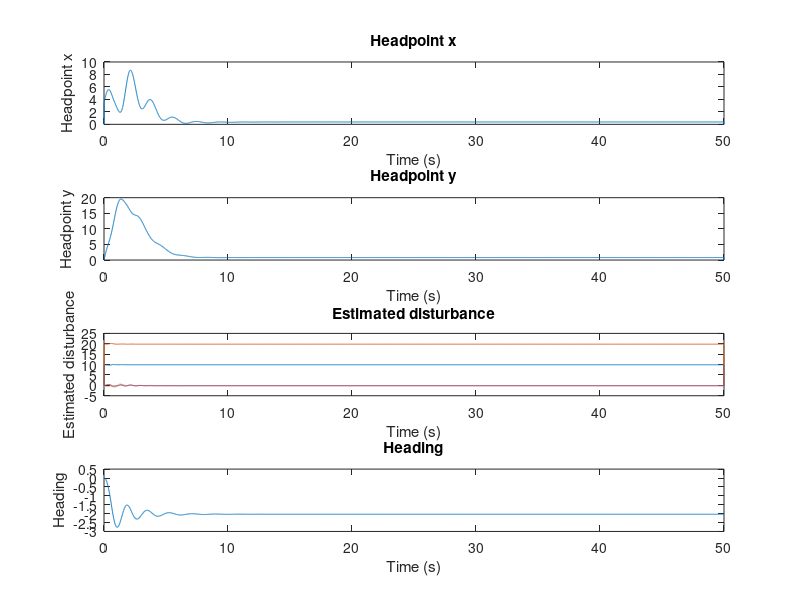

The MATLAB source for this figure:
clear 

%%%%%%%%%%%%%%%%%%%%%%%%%%%%% USV Model %%%%%%%%%%%%%%%%%%%%%%%%%%%%%%%%%%
m = 3980;
Iz = 19703;
Xu = -50;
Yv = -200;
Yr = 0;
Nv = 0;
Nr = -1281;
m11 = m;
m22 = m; 
m33 = Iz;
l = 3.5;

M = [m11, 0, 0; 0, m22, 0; 0, 0, m33];
D = [Xu, 0, 0; 0, Yv, Yr; 0, Nv, Nr];
M_inv = inv(M);
MD = M_inv*D;
%%%%%%%%%%%%%%%%%%%%%%%%%%%%%%%%%%%%%%%%%%%%%%%%%%%%%%%%%%%%%%%%%%%%%%%%%%
%%%%%%%%%%%%%%%%%%%%%%%%%%% State estimate %%%%%%%%%%%%%%%%%%%%%%%%%%%%%%%
A_estim = [0, 0, 1, 0;
     0, 0, 0, 1;
     0, 0, 0, 0;
     0, 0, 0, 0];

B_estim = [0, 0;
     0, 0;
     1, 0;
     0, 1];

Bum_estim = [1, 0;
     0, 1;
     0, 0;
     0, 0];

L = diag([1, 1, 1, 1]);

% Define the state weighting matrix Q and control weighting matrix R
Q = diag([1, 1, 1, 1]); % Adjust the values based on your requirements
R = diag([1, 1]);          % Adjust the values based on your requirements

% Calculate the LQR gain K
% [K, S, e] = lqr(A_estim, B_estim, Q, R);
K = [1, 0, 1.73, 0;0,1,0,1.73];
cutoff = 2;
%%%%%%%%%%%%%%%%%%%%%%%%%%%%%%%%%%%%%%%%%%%%%%%%%%%%%%%%%%%%%%%%%%%%%%%%%%

%%%%%%%%%%%%%%%%%%%%%%%%%%%%%%%%%%%%%%%%%%%%%%%%%%%%%%%%%%%%%%%%%%%%%%%%%%
% Simulation parameters
dt = 0.01; % Time step (seconds)
total_time = 50; % Total simulation time (seconds)
num_steps = total_time / dt; % Number of simulation steps

% Initialize state vectors
x = zeros(6, num_steps); % State vector [position; velocity]
u = zeros(2, num_steps);
matched_u = zeros(2, num_steps); % Control input vector
unmatched_u = zeros(2, num_steps);
statefeedback_u = zeros(2, num_steps);

estim_x = zeros(4, num_steps);
virtual_state = zeros(4, num_steps);
virtual_u = zeros(2, num_steps);
um = zeros(4, num_steps);
um_dot = 0;
con = [0;0;0;0];
filtered_um = zeros(4, num_steps);

time = 0:dt:(total_time-dt); % Time vector

% Initial condition
x(:, 1) = [0; 0; 0; 0; 0; 0]; % Initial position and velocity
x(:, 2) = x(:, 1);
estim_x(:, 1) = [x(4,1)+l; 0; 0; 0];
estim_x(:, 2) = estim_x(:, 1);

B_usv = [1/M(1,1), 1/M(1,1);
         0, 0;
         l/M(3,3), -l/M(3,3)
         0, 0;
         0, 0;
         0, 0]; 

Bm_disturbance = [0, 0, 0;
                 0, 0, 0;
                 0, 0, 0;
                 1/M(1,1), 0, 0;
                 0, 1/M(1,1), 0;
                 0, 0, l/M(3,3)]; 

Bum_disturbance = [0, 0;
                 0, 0;
                 0, 0;
                 1, 0;
                 0, 1;
                 0, 0]; 


% Simulation loop (Euler method)
for k = 2:num_steps-1
    

    % Compute the state derivative with disturbance
    f_usv = [(Xu*x(1, k))/m11;
          (Yv*x(2, k) + Yr*x(3, k))/m22;
          (Nv*x(2, k) + Nr*x(3, k))/m33;
          x(1, k)*cos(x(6, k)) - x(2, k)*sin(x(6, k));
          x(1, k)*sin(x(6, k)) + x(2, k)*cos(x(6, k));
          x(3, k)];


    % L1 estim
    virtual_state(:, k) = [x(4, k) + l*cos(x(6, k));
                     x(5, k) + l*sin(x(6, k));
                     x(1, k)*cos(x(6, k)) - x(2, k)*sin(x(6, k)) - x(3, k)*l*sin(x(6, k));
                     x(1, k)*sin(x(6, k)) + x(2, k)*cos(x(6, k)) + x(3, k)*l*cos(x(6, k))];
    % L1 control input
    x_error = estim_x(:, k) - virtual_state(:,k);
    gain = -1;
    pi = (1/gain)*(exp(gain*dt)-1);
    um(:,k) = -exp(gain*dt)*x_error/pi;
    um_dot = (um(:,k)-um(:,k-1))/dt;
    % matched uncertainty
    con(3:4) = um(3:4,k);
    % unmatched uncertainty
    con(1:2) = um_dot(1:2) + 1.73*um(1:2,k);
    % Low pass filtering
    filtered_um(:,k) = filtered_um(:,k-1)*exp(-cutoff*dt) - con*(1-exp(-cutoff*dt));
    matched_u(:,k) = filtered_um(3:4,k);
    unmatched_u(:,k) = filtered_um(1:2,k);


    % Virtual control
    virtual_u(:,k) = [f_usv(1)*cos(x(6, k)) - x(1, k)*x(3, k)*sin(x(6, k)) - f_usv(2)*sin(x(6, k)) - x(2, k)*x(3, k)*cos(x(6, k)) - f_usv(3)*l*sin(x(6, k)) - x(3, k)*x(3, k)*l*cos(x(6, k));
                 f_usv(1)*sin(x(6, k)) + x(1, k)*x(3, k)*cos(x(6, k)) + f_usv(2)*sin(x(6, k)) - x(2, k)*x(3, k)*sin(x(6, k)) + f_usv(3)*l*cos(x(6, k)) - x(3, k)*x(3, k)*l*sin(x(6, k))];

    % State feedback for Hurwitz matrix
    state_feedback = -K*virtual_state(:,k);
    state_feedback_u = [0.5*(m33*(state_feedback(2)*cos(x(6, k)) - state_feedback(1)*sin(x(6, k)))/(l*l) + m11*(state_feedback(1)*cos(x(6, k)) + state_feedback(2)*sin(x(6, k))));
                       0.5*(-m33*(state_feedback(2)*cos(x(6, k)) - state_feedback(1)*sin(x(6, k)))/(l*l) + m11*(state_feedback(1)*cos(x(6, k)) + state_feedback(2)*sin(x(6, k))))];
    statefeedback_u(:,k) = state_feedback_u;


    % Real Control input
    u(:,k) = [0.5*(m11*cos(x(6, k))-m33*sin(x(6, k))/(l*l)), 0.5*(m11*sin(x(6, k))+m33*cos(x(6, k))/(l*l));
              0.5*(m11*cos(x(6, k))+m33*sin(x(6, k))/(l*l)), 0.5*(m11*sin(x(6, k))-m33*cos(x(6, k))/(l*l))]*(matched_u(:,k) + unmatched_u(:,k)) + state_feedback_u;


    %%%%%%%%%%%%%%%%%%%%%%%%%%%%%%%%%%%%%%%%%%%%%%%%%%%%%%%%%%%%%%%%%%%%%
    Am = A_estim - B_estim*K;
    estim_dx = Am*estim_x(:,k) + B_estim*virtual_u(:,k) + B_estim*(matched_u(:,k) + unmatched_u(:,k)) + B_estim*um(3:4,k) + Bum_estim*um(1:2,k) - L*(x_error);

    disturbance = [10; 20; 30.0; 40.0; 5];
    dx = f_usv + B_usv*u(:, k) + Bm_disturbance*disturbance(3:5) + Bum_disturbance*disturbance(1:2);
    %%%%%%%%%%%%%%%%%%%%%%%%%%%%%%%%%%%%%%%%%%%%%%%%%%%%%%%%%%%%%%%%%%%%%



    %System update
    x(:, k+1) = x(:, k) + dx * dt;
    estim_x(:, k+1) = estim_x(:, k) + estim_dx * dt;

    pi = 3.1415926535;
    if x(6,k+1) > pi
        x(6,k+1) = x(6,k+1) - 2*pi;
    elseif x(6,k+1) < -pi
        x(6,k+1) = x(6,k+1) + 2*pi;
    end    

end
%%%%%%%%%%%%%%%%%%%%%%%%%%%%%%%%%%%%%%%%%%%%%%%%%%%%%%%%%%%%%%%%%%%%%%%%%%

figure;
subplot(4,1,1);
plot(time, virtual_state(1,:));
title('Headpoint x');
xlabel('Time (s)');
ylabel('Headpoint x');

subplot(4,1,2);
plot(time, virtual_state(2,:));
title('Headpoint y');
xlabel('Time (s)');
ylabel('Headpoint y');

subplot(4,1,3);
plot(time,um(:,:));
title('Estimated disturbance');
xlabel('Time (s)');
ylabel('Estimated disturbance');

subplot(4,1,4);
plot(time, x(6,:));
% plot(time, u(2,:));
title('Heading');
xlabel('Time (s)');
ylabel('Heading');
